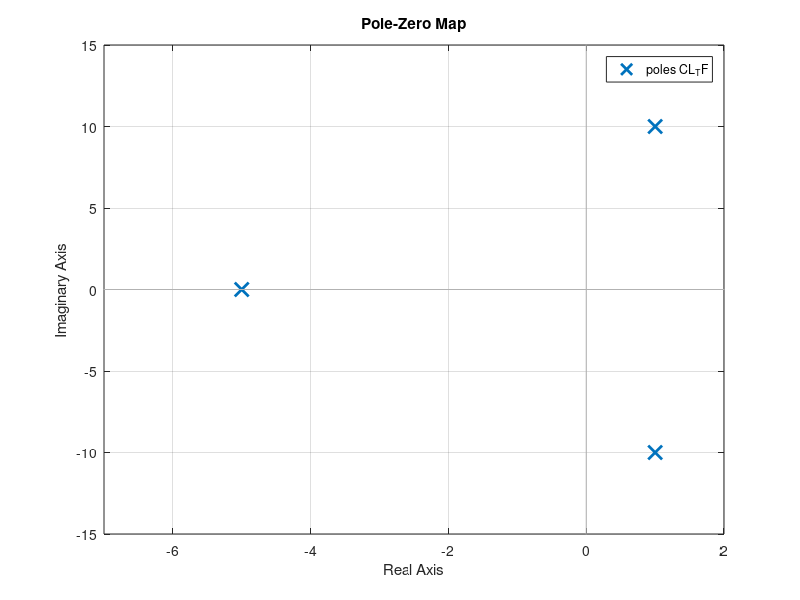

Reproduce this figure in MATLAB. (Note: this script raises an error after producing the figure.)
% Lecture 5, Example 4_20
clc; clear all; close all;

num=1; % numerator of transfer function
den=[1 3 91 505]; % denominator of Transfer function
roots(den) % finds the roots of denominator (poles) of the system
CL_TF= tf(num,den) % "tf" creates transfer function from the numerator and denominator
figure (1);
pzmap(CL_TF) % "pzmap" plots the poles and zeros of a transfer function
axis ([-7 2 -15 15]); % changing the range of axes to better see the poles and zeros in the pz-map
den_new=[den 0] % the new denominator after multiplying the transfer function with the unit step input, 1/s
Y_step=poly2sym(num)./poly2sym(den_new); % "poly2sym" converts the polynomial expression to the symbolic experssion
y_step=ilaplace(Y_step) % "ilalplace" finds the inverse Laplace transform of the symbolic expression Y_step
ans=simplify (y_step); % simplifies the answer
pretty(ans)  % makes the answer nicer
figure (2);
fplot(ans, [0 60]); % plots a  symbolic function
t=xlabel('Time (s)'); ylabel ('step response y(t)'); % adds label to x and y axis

